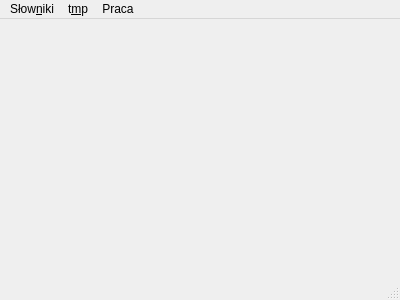
<?xml version="1.0" encoding="UTF-8"?>
<ui version="4.0">
 <class>MainWindow</class>
 <widget class="QMainWindow" name="MainWindow">
  <property name="geometry">
   <rect>
    <x>0</x>
    <y>0</y>
    <width>400</width>
    <height>300</height>
   </rect>
  </property>
  <property name="windowTitle">
   <string>MainWindow</string>
  </property>
  <widget class="QWidget" name="centralWidget"/>
  <widget class="QMenuBar" name="menuBar">
   <property name="geometry">
    <rect>
     <x>0</x>
     <y>0</y>
     <width>400</width>
     <height>30</height>
    </rect>
   </property>
   <widget class="QMenu" name="menuDict">
    <property name="title">
     <string>Słow&amp;niki</string>
    </property>
    <addaction name="actionProductList"/>
    <addaction name="actionProduct"/>
    <addaction name="actionType"/>
    <addaction name="actionMaterials"/>
    <addaction name="actionFinish"/>
    <addaction name="actionColors"/>
    <addaction name="actionUnits"/>
    <addaction name="actionDocuments"/>
   </widget>
   <widget class="QMenu" name="menuTmp">
    <property name="title">
     <string>t&amp;mp</string>
    </property>
    <addaction name="actionUsers"/>
    <addaction name="actionWorkers"/>
   </widget>
   <widget class="QMenu" name="menuPraca">
    <property name="title">
     <string>Praca</string>
    </property>
    <addaction name="actionPrepareWork"/>
    <addaction name="actionGiveWork"/>
    <addaction name="actionTakeWork"/>
    <addaction name="actionLista_prac"/>
   </widget>
   <addaction name="menuDict"/>
   <addaction name="menuTmp"/>
   <addaction name="menuPraca"/>
  </widget>
  <widget class="QStatusBar" name="statusBar"/>
  <action name="actionType">
   <property name="text">
    <string>&amp;Typy</string>
   </property>
  </action>
  <action name="actionMaterials">
   <property name="text">
    <string>&amp;Rodzaje materiałow</string>
   </property>
  </action>
  <action name="actionFinish">
   <property name="text">
    <string>Rodzaje &amp;wykończenia</string>
   </property>
  </action>
  <action name="actionColors">
   <property name="text">
    <string>&amp;Kolory</string>
   </property>
  </action>
  <action name="actionUnits">
   <property name="text">
    <string>&amp;Jednostki</string>
   </property>
  </action>
  <action name="actionDocuments">
   <property name="text">
    <string>Rodzaje &amp;dokumentów</string>
   </property>
  </action>
  <action name="actionProduct">
   <property name="text">
    <string>&amp;Półprodukty</string>
   </property>
  </action>
  <action name="actionUsers">
   <property name="text">
    <string>&amp;Użytkownicy systemu</string>
   </property>
  </action>
  <action name="actionWorkers">
   <property name="text">
    <string>&amp;Procownicy</string>
   </property>
  </action>
  <action name="actionProductList">
   <property name="text">
    <string>Produkty</string>
   </property>
  </action>
  <action name="actionPrepareWork">
   <property name="text">
    <string>Przygotuj pracę</string>
   </property>
  </action>
  <action name="actionGiveWork">
   <property name="text">
    <string>Wydaj pracę</string>
   </property>
  </action>
  <action name="actionTakeWork">
   <property name="text">
    <string>Odbierz pracę</string>
   </property>
  </action>
  <action name="actionLista_prac">
   <property name="text">
    <string>Lista prac</string>
   </property>
  </action>
 </widget>
 <layoutdefault spacing="6" margin="11"/>
 <resources/>
 <connections>
  <connection>
   <sender>actionProduct</sender>
   <signal>triggered()</signal>
   <receiver>MainWindow</receiver>
   <slot>openProductDictWindow()</slot>
   <hints>
    <hint type="sourcelabel">
     <x>-1</x>
     <y>-1</y>
    </hint>
    <hint type="destinationlabel">
     <x>199</x>
     <y>149</y>
    </hint>
   </hints>
  </connection>
  <connection>
   <sender>actionType</sender>
   <signal>triggered()</signal>
   <receiver>MainWindow</receiver>
   <slot>openTypeDictWindow()</slot>
   <hints>
    <hint type="sourcelabel">
     <x>-1</x>
     <y>-1</y>
    </hint>
    <hint type="destinationlabel">
     <x>199</x>
     <y>149</y>
    </hint>
   </hints>
  </connection>
  <connection>
   <sender>actionMaterials</sender>
   <signal>triggered()</signal>
   <receiver>MainWindow</receiver>
   <slot>openMaterialDictWindow()</slot>
   <hints>
    <hint type="sourcelabel">
     <x>-1</x>
     <y>-1</y>
    </hint>
    <hint type="destinationlabel">
     <x>199</x>
     <y>149</y>
    </hint>
   </hints>
  </connection>
  <connection>
   <sender>actionFinish</sender>
   <signal>triggered()</signal>
   <receiver>MainWindow</receiver>
   <slot>openFinishDictWindow()</slot>
   <hints>
    <hint type="sourcelabel">
     <x>-1</x>
     <y>-1</y>
    </hint>
    <hint type="destinationlabel">
     <x>199</x>
     <y>149</y>
    </hint>
   </hints>
  </connection>
  <connection>
   <sender>actionColors</sender>
   <signal>triggered()</signal>
   <receiver>MainWindow</receiver>
   <slot>openColorDictWindow()</slot>
   <hints>
    <hint type="sourcelabel">
     <x>-1</x>
     <y>-1</y>
    </hint>
    <hint type="destinationlabel">
     <x>199</x>
     <y>149</y>
    </hint>
   </hints>
  </connection>
  <connection>
   <sender>actionDocuments</sender>
   <signal>triggered()</signal>
   <receiver>MainWindow</receiver>
   <slot>openDocumentDictWindow()</slot>
   <hints>
    <hint type="sourcelabel">
     <x>-1</x>
     <y>-1</y>
    </hint>
    <hint type="destinationlabel">
     <x>199</x>
     <y>149</y>
    </hint>
   </hints>
  </connection>
  <connection>
   <sender>actionUnits</sender>
   <signal>triggered()</signal>
   <receiver>MainWindow</receiver>
   <slot>openUnitDictWindow()</slot>
   <hints>
    <hint type="sourcelabel">
     <x>-1</x>
     <y>-1</y>
    </hint>
    <hint type="destinationlabel">
     <x>199</x>
     <y>149</y>
    </hint>
   </hints>
  </connection>
  <connection>
   <sender>actionUsers</sender>
   <signal>triggered()</signal>
   <receiver>MainWindow</receiver>
   <slot>openUsersWindow()</slot>
   <hints>
    <hint type="sourcelabel">
     <x>-1</x>
     <y>-1</y>
    </hint>
    <hint type="destinationlabel">
     <x>199</x>
     <y>149</y>
    </hint>
   </hints>
  </connection>
  <connection>
   <sender>actionWorkers</sender>
   <signal>triggered()</signal>
   <receiver>MainWindow</receiver>
   <slot>openWorkersWindow()</slot>
   <hints>
    <hint type="sourcelabel">
     <x>-1</x>
     <y>-1</y>
    </hint>
    <hint type="destinationlabel">
     <x>199</x>
     <y>149</y>
    </hint>
   </hints>
  </connection>
  <connection>
   <sender>actionProductList</sender>
   <signal>triggered()</signal>
   <receiver>MainWindow</receiver>
   <slot>openProductListWindow()</slot>
   <hints>
    <hint type="sourcelabel">
     <x>-1</x>
     <y>-1</y>
    </hint>
    <hint type="destinationlabel">
     <x>199</x>
     <y>149</y>
    </hint>
   </hints>
  </connection>
  <connection>
   <sender>actionPrepareWork</sender>
   <signal>triggered()</signal>
   <receiver>MainWindow</receiver>
   <slot>openPrepareWorkWindow()</slot>
   <hints>
    <hint type="sourcelabel">
     <x>-1</x>
     <y>-1</y>
    </hint>
    <hint type="destinationlabel">
     <x>199</x>
     <y>149</y>
    </hint>
   </hints>
  </connection>
 </connections>
 <slots>
  <slot>openProductDictWindow()</slot>
  <slot>openTypeDictWindow()</slot>
  <slot>openMaterialDictWindow()</slot>
  <slot>openFinishDictWindow()</slot>
  <slot>openColorDictWindow()</slot>
  <slot>openUnitDictWindow()</slot>
  <slot>openDocumentDictWindow()</slot>
  <slot>openUsersWindow()</slot>
  <slot>openWorkersWindow()</slot>
  <slot>openProductListWindow()</slot>
  <slot>openPrepareWorkWindow()</slot>
 </slots>
</ui>
